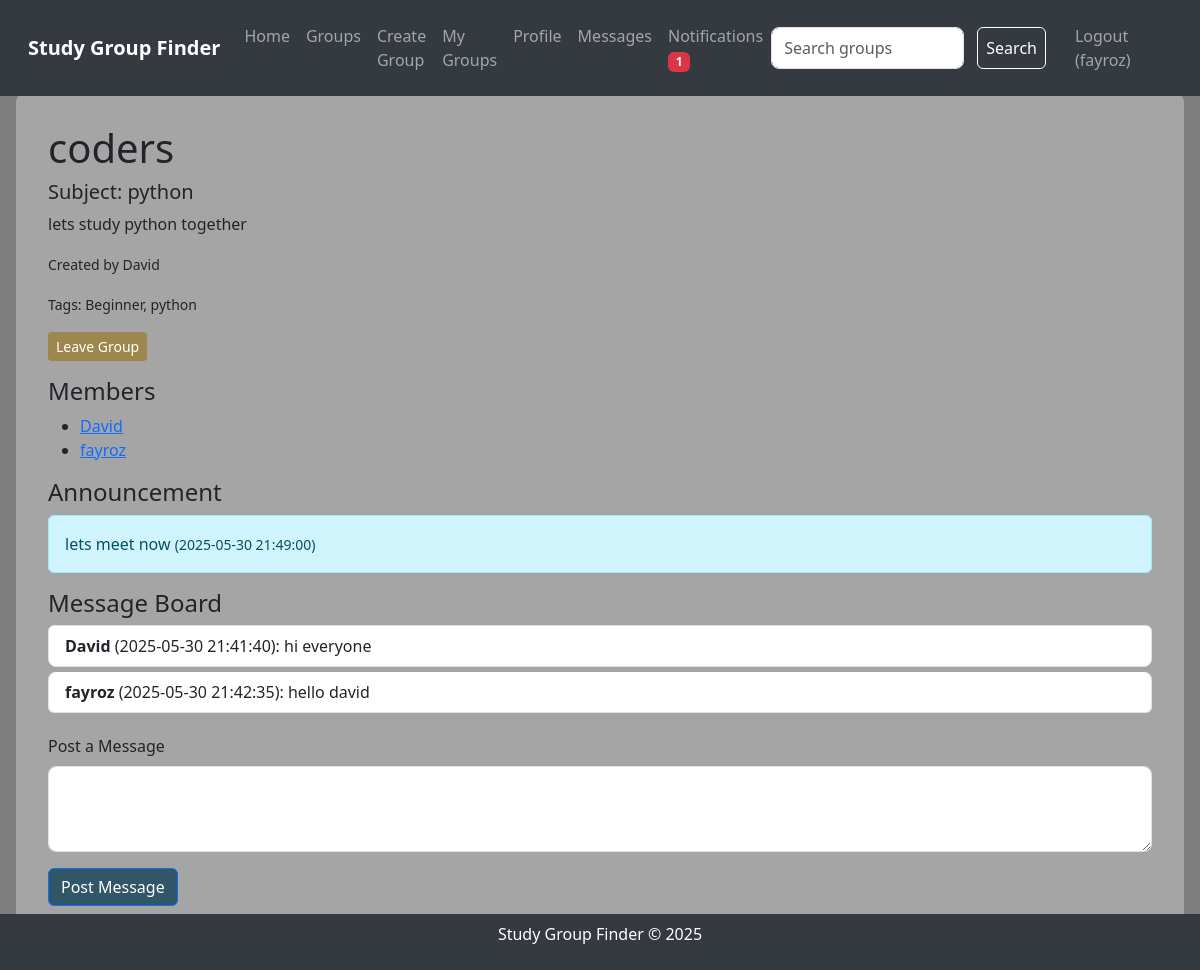
/group/7 (signed in), run on the app's committed database.
### tables this page shows
CREATE TABLE users
                 (id INTEGER PRIMARY KEY AUTOINCREMENT,
                  username TEXT UNIQUE NOT NULL,
                  password TEXT NOT NULL,
                  bio TEXT,
                  interests TEXT);

CREATE TABLE groups
                 (id INTEGER PRIMARY KEY AUTOINCREMENT,
                  name TEXT NOT NULL,
                  subject TEXT NOT NULL,
                  description TEXT,
                  creator_id INTEGER,
                  FOREIGN KEY (creator_id) REFERENCES users(id));

CREATE TABLE tags
                 (id INTEGER PRIMARY KEY AUTOINCREMENT,
                  name TEXT NOT NULL UNIQUE);

CREATE TABLE announcements
                 (id INTEGER PRIMARY KEY AUTOINCREMENT,
                  group_id INTEGER,
                  content TEXT NOT NULL,
                  timestamp DATETIME DEFAULT CURRENT_TIMESTAMP,
                  FOREIGN KEY (group_id) REFERENCES groups(id));

CREATE TABLE messages
                 (id INTEGER PRIMARY KEY AUTOINCREMENT,
                  group_id INTEGER,
                  user_id INTEGER,
                  content TEXT NOT NULL,
                  timestamp DATETIME DEFAULT CURRENT_TIMESTAMP,
                  FOREIGN KEY (group_id) REFERENCES groups(id),
                  FOREIGN KEY (user_id) REFERENCES users(id));

### app.py (the view, shortened to what this page needs)
@app.route('/group/<int:group_id>', methods=['GET', 'POST'])
def group_details(group_id):
    if 'user_id' not in session:
        flash('Please log in to view group details.', 'danger')
        return redirect(url_for('login'))
    conn = sqlite3.connect('study_groups.db')
    c = conn.cursor()
    c.execute("SELECT * FROM group_members WHERE user_id = ? AND group_id = ?",
              (session['user_id'], group_id))
    is_member = c.fetchone()
    if not is_member:
        flash('You must join this group to view details or post messages.', 'danger')
        conn.close()
        return redirect(url_for('groups'))
    c.execute("SELECT groups.id, groups.name, groups.subject, groups.description, users.username "
              "FROM groups JOIN users ON groups.creator_id = users.id "
              "WHERE groups.id = ?", (group_id,))
    group = c.fetchone()
    if not group:
        flash('Group not found.', 'danger')
        conn.close()
        return redirect(url_for('groups'))
    c.execute("SELECT users.username FROM users JOIN group_members ON users.id = group_members.user_id "
              "WHERE group_members.group_id = ?", (group_id,))
    members = c.fetchall()
    c.execute("SELECT tags.name FROM tags JOIN group_tags ON tags.id = group_tags.tag_id "
              "WHERE group_tags.group_id = ?", (group_id,))
    tags = c.fetchall()
    c.execute("SELECT content, timestamp FROM announcements WHERE group_id = ? ORDER BY timestamp DESC LIMIT 1", (group_id,))
    announcement = c.fetchone()
    c.execute("SELECT messages.content, users.username, messages.timestamp "
              "FROM messages JOIN users ON messages.user_id = users.id "
              "WHERE messages.group_id = ? ORDER BY messages.timestamp", (group_id,))
    messages = c.fetchall()
    c.execute("UPDATE notifications SET read = TRUE WHERE user_id = ? AND group_id = ?",
              (session['user_id'], group_id))
    try:
        c.execute("SELECT COUNT(*) FROM notifications WHERE user_id = ? AND read = FALSE",
                  (session['user_id'],))
        notification_count = c.fetchone()[0]
    except sqlite3.OperationalError:
        init_db()
        notification_count = 0
    conn.close()
    return render_template('group.html', group=group, members=members, messages=messages, tags=tags, announcement=announcement, notification_count=notification_count)

### app.py (called while the page is built)
@app.after_request
def add_header(response):
    response.headers["Cache-Control"] = "no-cache, no-store, must-revalidate"
    response.headers["Pragma"] = "no-cache"
    response.headers["Expires"] = "0"
    return response

### templates/group.html (shortened to what this page needs)
{% extends "layout.html" %}
{% block content %}
    <div class="page-content">
        <h1>{{ group[1] }}</h1>
        <h5>Subject: {{ group[2] }}</h5>
        <p>{{ group[3] }}</p>
        <p><small>Created by {{ group[4] }}</small></p>
        <p><small>Tags:
            {% for tag in tags %}
                {{ tag[0] }}{% if not loop.last %}, {% endif %}
            {% endfor %}
        </small></p>
        {% if session.username == group[4] %}
            <a href="{{ url_for('delete_group', group_id=group[0]) }}" class="btn btn-danger btn-sm mb-3" onclick="return confirm('Are you sure you want to delete this group?')">Delete Group</a>
        {% else %}
            <a href="{{ url_for('leave_group', group_id=group[0]) }}" class="btn btn-warning btn-sm mb-3" onclick="return confirm('Are you sure you want to leave this group?')">Leave Group</a>
        {% endif %}
        <h4>Members</h4>
        <ul>
            {% for member in members %}
                <li><a href="{{ url_for('view_profile', username=member[0]) }}">{{ member[0] }}</a></li>
            {% endfor %}
        </ul>
        {% if announcement %}
            <h4>Announcement</h4>
            <div class="alert alert-info">
                {{ announcement[0] }} <small>({{ announcement[1] }})</small>
            </div>
        {% endif %}
        <h4>Message Board</h4>
        {% if messages %}
            <ul class="list-group">
                {% for message in messages %}
                    <li class="list-group-item">
                        <strong>{{ message[1] }}</strong> ({{ message[2] }}): {{ message[0] }}
                    </li>
                {% endfor %}
            </ul>
        {% else %}
            <p>No messages yet. Be the first to post!</p>
        {% endif %}
        <form method="post" class="mt-3">
            <div class="mb-3">
                <label for="content" class="form-label">Post a Message</label>
                <textarea class="form-control" id="content" name="content" rows="3" required></textarea>
            </div>
            <button type="submit" class="btn btn-primary">Post Message</button>
        </form>
    </div>
{% endblock %}

### templates/layout.html (shortened to what this page needs)
<!DOCTYPE html>
<html lang="en">
<head>
    <link href="https://cdn.jsdelivr.net/npm/bootstrap@5.3.0/dist/css/bootstrap.min.css" rel="stylesheet">
    <link rel="stylesheet" href="{{ url_for('static', filename='styles.css') }}">
</head>
<body>
    <nav class="navbar navbar-expand-lg navbar-dark">
        <div class="container-fluid">
            <a class="navbar-brand" href="{{ url_for('index') }}">Study Group Finder</a>
            <div class="collapse navbar-collapse" id="navbarNav">
                <ul class="navbar-nav me-auto">
                    <li class="nav-item">
                        <a class="nav-link" href="{{ url_for('index') }}">Home</a>
                    </li>
                    <li class="nav-item">
                        <a class="nav-link" href="{{ url_for('groups') }}">Groups</a>
                    </li>
                    {% if session.user_id %}
                        <li class="nav-item">
                            <a class="nav-link" href="{{ url_for('create_group') }}">Create Group</a>
                        </li>
                        <li class="nav-item">
                            <a class="nav-link" href="{{ url_for('my_groups') }}">My Groups</a>
                        </li>
                        <li class="nav-item">
                            <a class="nav-link" href="{{ url_for('profile') }}">Profile</a>
                        </li>
                        <li class="nav-item">
                            <a class="nav-link" href="{{ url_for('messages') }}">Messages</a>
                        </li>
                        <li class="nav-item">
                            <a class="nav-link" href="{{ url_for('notifications') }}">
                                Notifications
                                {% if notification_count > 0 %}
                                    <span class="badge bg-danger">{{ notification_count }}</span>
                                {% endif %}
                            </a>
                        </li>
                    {% endif %}
                </ul>
                <form class="d-flex" action="{{ url_for('search_groups') }}" method="post">
                    <input class="form-control me-2" type="search" placeholder="Search groups" aria-label="Search" name="search_query">
                    <button class="btn btn-outline-light" type="submit">Search</button>
                </form>
                <ul class="navbar-nav ms-3">
                    {% if session.user_id %}
                        <li class="nav-item">
                            <a class="nav-link" href="{{ url_for('logout') }}">Logout ({{ session.username }})</a>
                        </li>
                    {% endif %}
                </ul>
            </div>
        </div>
    </nav>
    <div class="content-wrapper">
        {% block content %}{% endblock %}
    </div>
    <footer class="footer">
        <p>Study Group Finder © 2025</p>
    </footer>
</body>
</html>

### static/styles.css (style rules this page uses)
body { background-image: url('/static/background.jpg'); background-size: cover; background-position: center; background-blend-mode: overlay; background-color: rgba(0, 0, 0, 0.5); min-height: 100vh; margin: 0; padding: 0; }
.navbar-brand { font-weight: bold; }
.navbar { background-color: #343a40; padding: 1rem; position: fixed; top: 0; width: 100%; z-index: 1000; }
.content-wrapper { margin-top: 60px; min-height: calc(100vh - 120px); padding: 2rem 1rem; }
.page-content { backdrop-filter: blur(5px); background-color: rgba(255, 255, 255, 0.3); border-radius: 10px; padding: 2rem; max-width: 1200px; margin: 0 auto; }
.form-control { border-radius: 8px; }
.list-group-item { border-radius: 8px; margin-bottom: 5px; }
.footer { text-align: center; padding: 0.5rem; background-color: #343a40; color: white; position: fixed; bottom: 0; width: 100%; }
.btn-outline-light { color: #ffffff; border-color: #ffffff; padding: 0.5rem; margin: 0 5px; }
.btn-primary { background-color: #315668; }
.btn-warning { color: #ffffff; background-color: #9e874d; border: none; }

### data on the page
users: username "fayroz"
groups: name "coders", subject "python", description "lets study python together"
users: username "David"
tags: name "Beginner"
tags: name "python"
announcements: content "lets meet now", timestamp "2025-05-30 21:49:00"
messages: username "David", timestamp "2025-05-30 21:41:40", content "hi everyone"
messages: username "fayroz", timestamp "2025-05-30 21:42:35", content "hello david"

### other printed values
{{ notification_count }} "1"
